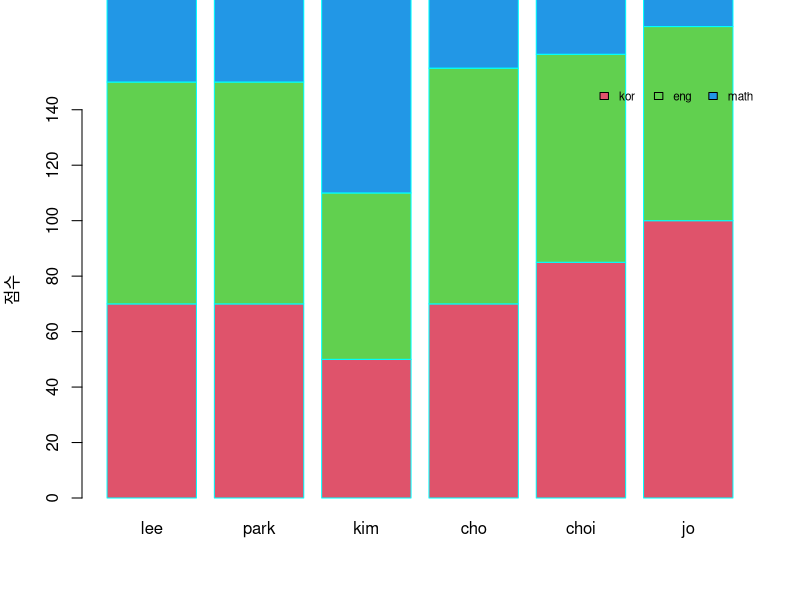

Write R code to recreate this figure.
setwd("C:/Users/sycho/Desktop/R/ch07")

data <- read.table("student.txt", header = TRUE, stringsAsFactors = FALSE)

# 1열 제외
data1 <- data[, -1]

# data2의 전치, 행과 열을 바꾼다
# barplot을 그릴때, 데이터를 하나의 열씩 데이터를 읽어오기 때문에, 하나의 행씩 읽어오는 것과 같도록 하기 위함
data2 <- t(data1)

# 누적 막대그래프 그리기
barplot(data2, names.arg = data$name, ylim = c(0, 150), ylab="점수", border="cyan", col=c(2, 3, 4), beside=FALSE)

# 범례 추가하기
legend("topright", c("kor", "eng", "math"), cex=0.7, bty="n", fill=c(2, 3, 4), horiz = T)